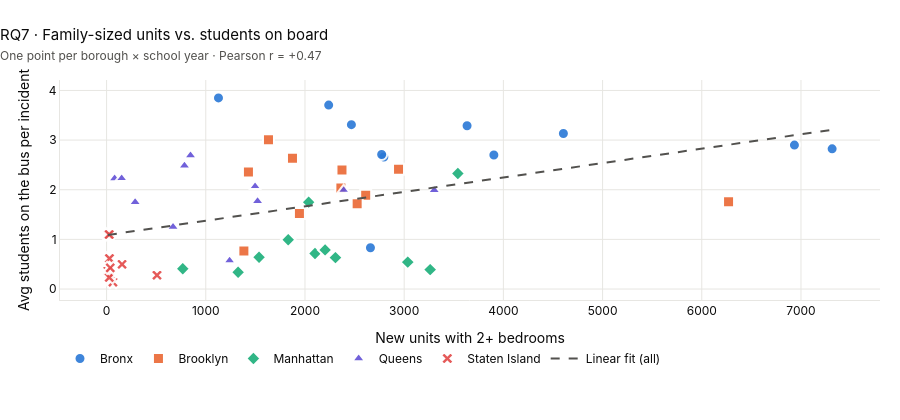

Notebook code for this chart:
### Markdown cell above
### RQ7 (Ali Ahmed)
**Question:** Do borough-years that add more family-sized units (2+ bedrooms) see more students on board when a bus is disrupted?

**Chart:** Scatter of family-sized units vs. average students on the bus per incident, per borough × school year.

### Code cell
F.rq7_family_units_vs_students(yearly).show()

### Figure 1 — Plotly figure (JSON) as saved in the notebook; plotly's stock layout.template omitted (floating-point values rounded to 4 significant figures)
{"data": [{"customdata": [["2015-2016"], ["2016-2017"], ["2017-2018"], ["2018-2019"], ["2019-2020"], ["2020-2021"], ["2021-2022"], ["2022-2023"], ["2023-2024"], ["2024-2025"], ["2025-2026"]], "hovertemplate": "<b>Bronx</b> %{customdata[0]}<br>Family-sized units: %{x:,}<br>Avg students on disrupted bus: %{y:.1f}<extra></extra>", "marker": {"color": "#2a78d6", "line": {"color": "white", "width": 2}, "opacity": 0.9, "size": 11, "symbol": "circle"}, "mode": "markers", "name": "Bronx", "type": "scatter", "x": [1128, 2239, 3634, 3904, 2468, 2660, 6934, 7314, 4605, 2795, 2773], "y": [3.85, 3.705, 3.289, 2.699, 3.311, 0.8321, 2.899, 2.823, 3.133, 2.659, 2.71]}, {"customdata": [["2015-2016"], ["2016-2017"], ["2017-2018"], ["2018-2019"], ["2019-2020"], ["2020-2021"], ["2021-2022"], ["2022-2023"], ["2023-2024"], ["2024-2025"], ["2025-2026"]], "hovertemplate": "<b>Brooklyn</b> %{customdata[0]}<br>Family-sized units: %{x:,}<br>Avg students on disrupted bus: %{y:.1f}<extra></extra>", "marker": {"color": "#eb6834", "line": {"color": "white", "width": 2}, "opacity": 0.9, "size": 11, "symbol": "square"}, "mode": "markers", "name": "Brooklyn", "type": "scatter", "x": [1632, 2943, 6270, 2373, 1874, 1384, 1430, 2362, 2612, 1944, 2526], "y": [3.008, 2.412, 1.756, 2.396, 2.636, 0.7687, 2.358, 2.034, 1.889, 1.52, 1.72]}, {"customdata": [["2015-2016"], ["2016-2017"], ["2017-2018"], ["2018-2019"], ["2019-2020"], ["2020-2021"], ["2021-2022"], ["2022-2023"], ["2023-2024"], ["2024-2025"], ["2025-2026"]], "hovertemplate": "<b>Manhattan</b> %{customdata[0]}<br>Family-sized units: %{x:,}<br>Avg students on disrupted bus: %{y:.1f}<extra></extra>", "marker": {"color": "#1baf7a", "line": {"color": "white", "width": 2}, "opacity": 0.9, "size": 11, "symbol": "diamond"}, "mode": "markers", "name": "Manhattan", "type": "scatter", "x": [3541, 2037, 2101, 3036, 3262, 1326, 1831, 768, 2307, 2203, 1537], "y": [2.327, 1.75, 0.7158, 0.5422, 0.3907, 0.3392, 0.9921, 0.4081, 0.6327, 0.7878, 0.6415]}, {"customdata": [["2015-2016"], ["2016-2017"], ["2017-2018"], ["2018-2019"], ["2019-2020"], ["2020-2021"], ["2021-2022"], ["2022-2023"], ["2023-2024"], ["2024-2025"], ["2025-2026"]], "hovertemplate": "<b>Queens</b> %{customdata[0]}<br>Family-sized units: %{x:,}<br>Avg students on disrupted bus: %{y:.1f}<extra></extra>", "marker": {"color": "#6250d6", "line": {"color": "white", "width": 2}, "opacity": 0.9, "size": 11, "symbol": "triangle-up"}, "mode": "markers", "name": "Queens", "type": "scatter", "x": [81, 1522, 670, 288, 152, 1240, 1497, 785, 846, 3303, 2390], "y": [2.229, 1.769, 1.252, 1.75, 2.23, 0.5727, 2.069, 2.485, 2.691, 1.99, 1.994]}, {"customdata": [["2015-2016"], ["2016-2017"], ["2017-2018"], ["2018-2019"], ["2019-2020"], ["2020-2021"], ["2021-2022"], ["2022-2023"], ["2023-2024"], ["2024-2025"], ["2025-2026"]], "hovertemplate": "<b>Staten Island</b> %{customdata[0]}<br>Family-sized units: %{x:,}<br>Avg students on disrupted bus: %{y:.1f}<extra></extra>", "marker": {"color": "#e34948", "line": {"color": "white", "width": 2}, "opacity": 0.9, "size": 11, "symbol": "x"}, "mode": "markers", "name": "Staten Island", "type": "scatter", "x": [29, 156, 508, 14, 27, 45, 13, 64, 32, 27, 37], "y": [0.6155, 0.4978, 0.2786, 1.096, 1.099, 0.3112, 0.3653, 0.1394, 0.2974, 0.2334, 0.4265]}, {"hoverinfo": "skip", "line": {"color": "#52514e", "dash": "dash", "width": 2}, "mode": "lines", "name": "Linear fit (all)", "type": "scatter", "x": [13.0, 162.0, 311.0, 460.0, 609.0, 758.0, 907.0, 1056.0, 1205.0, 1354.0, 1503.0, 1652.0, 1801.0, 1950.0, 2099.0, 2248.0, 2397.0, 2546.0, 2695.0, 2844.0, 2993.0, 3142.0, 3291.0, 3440.0, 3589.0, 3738.0, 3887.0, 4036.0, 4185.0, 4334.0, 4483.0, 4632.0, 4781.0, 4930.0, 5079.0, 5228.0, 5377.0, 5526.0, 5675.0, 5824.0, 5973.0, 6122.0, 6271.0, 6420.0, 6569.0, 6718.0, 6867.0, 7016.0, 7165.0, 7314.0], "y": [1.089, 1.133, 1.176, 1.219, 1.262, 1.306, 1.349, 1.392, 1.435, 1.479, 1.522, 1.565, 1.608, 1.652, 1.695, 1.738, 1.781, 1.825, 1.868, 1.911, 1.954, 1.998, 2.041, 2.084, 2.127, 2.171, 2.214, 2.257, 2.3, 2.344, 2.387, 2.43, 2.473, 2.517, 2.56, 2.603, 2.646, 2.69, 2.733, 2.776, 2.819, 2.862, 2.906, 2.949, 2.992, 3.035, 3.079, 3.122, 3.165, 3.208]}], "layout": {"font": {"color": "#0b0b0b", "family": "Inter, Segoe UI, Arial, sans-serif", "size": 12}, "height": 420, "hoverlabel": {"bgcolor": "white", "font": {"size": 12}}, "legend": {"orientation": "h", "title": {"text": ""}, "x": 0, "y": -0.2, "yanchor": "top"}, "margin": {"b": 120, "l": 60, "r": 20, "t": 80}, "title": {"font": {"color": "#0b0b0b", "size": 15}, "text": "RQ7 · Family-sized units vs. students on board<br><span style='font-size:12px;color:#52514e'>One point per borough × school year · Pearson r = +0.47</span>", "x": 0, "xanchor": "left"}, "xaxis": {"gridcolor": "#e7e6e2", "linecolor": "#e7e6e2", "title": {"text": "New units with 2+ bedrooms"}, "zeroline": false}, "yaxis": {"gridcolor": "#e7e6e2", "linecolor": "#e7e6e2", "title": {"text": "Avg students on the bus per incident"}, "zeroline": false}}}
